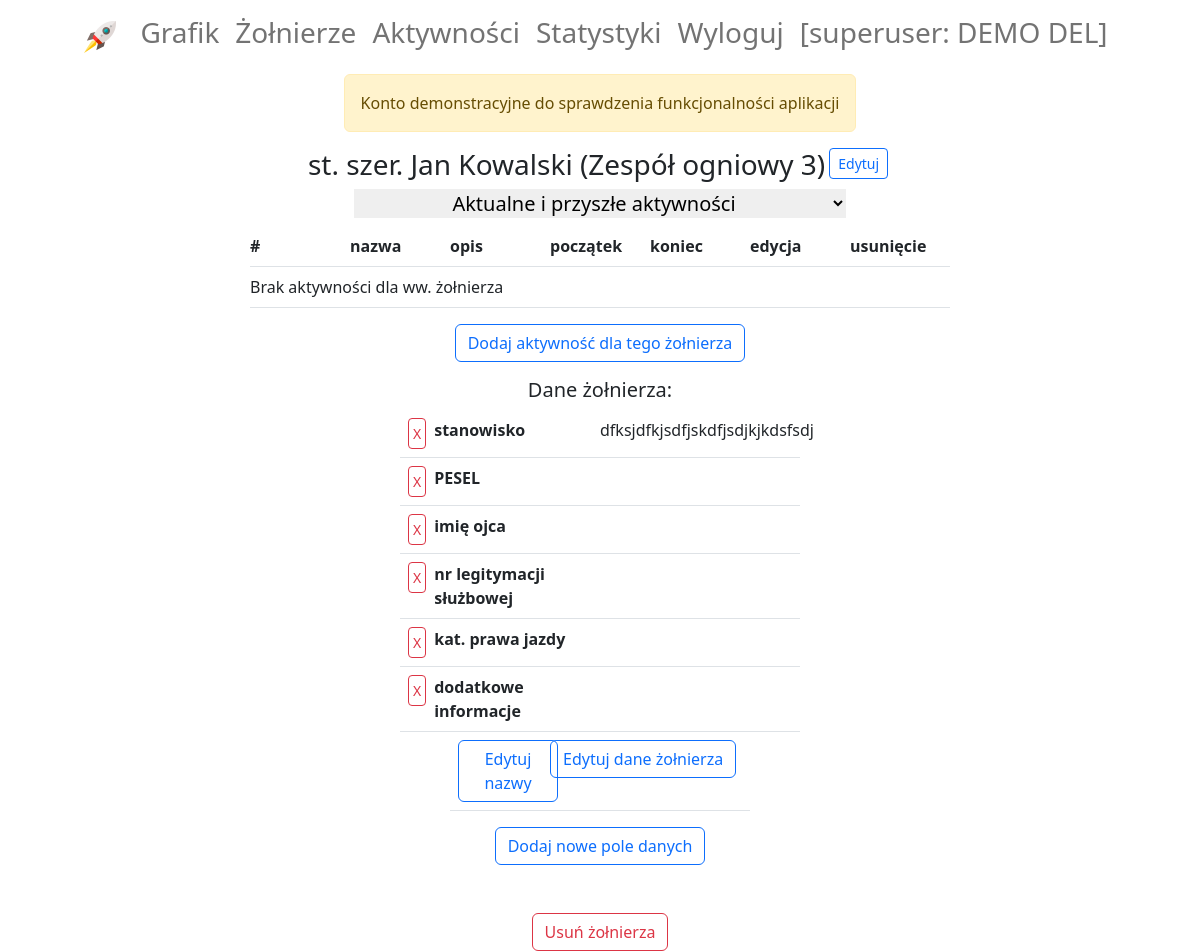
Page /soldier-detail/24/ (signed in) on the earlier database version.
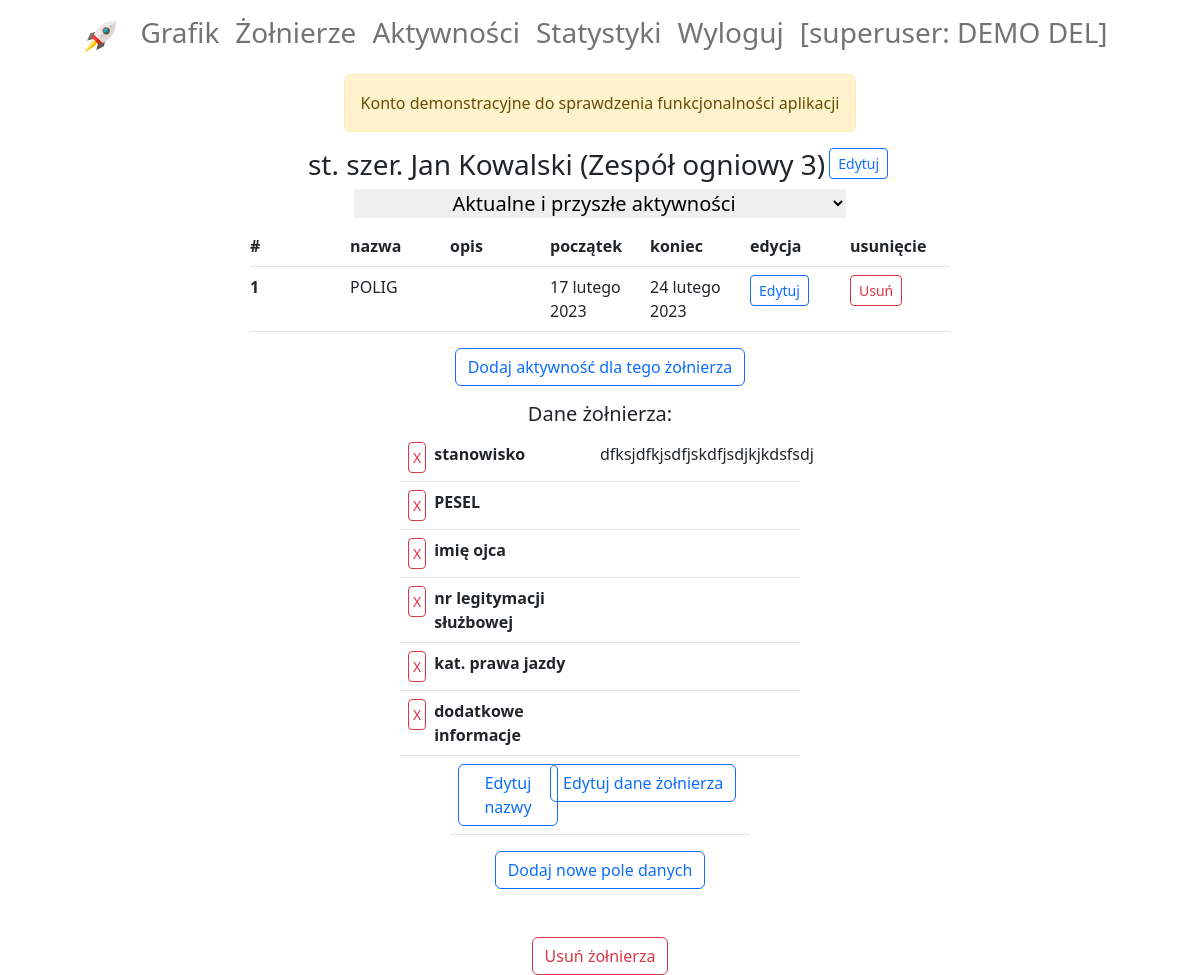
Same page on the later database version.
### diagram/models.py (models this page shows, shortened)
class SoldierInfo(models.Model):
    soldier = models.ForeignKey(Soldier, on_delete=models.CASCADE, verbose_name='żołnierz')
    name = models.CharField(max_length=20, verbose_name='nazwa')
    value = models.CharField(max_length=30, default='')
    demo = models.BooleanField(default=False)

class Activity(models.Model):
    soldier = models.ForeignKey(Soldier, on_delete=models.SET_NULL, null=True, blank=True, verbose_name='żołnierz')
    name = models.CharField(max_length=30, choices=sorted(ACTIVITY_NAMES, key=lambda x: x[1].lower()),
                            verbose_name='nazwa')
    description = models.CharField(max_length=200, default='', blank=True, verbose_name='opis')
    start_date = models.DateField(verbose_name='data rozpoczęcia')
    end_date = models.DateField(verbose_name='data zakończenia', blank=True)
    subdivision = models.ForeignKey(Subdivision, on_delete=models.SET_NULL, null=True, blank=True,
                                    verbose_name='pododdział')
    demo = models.BooleanField(default=False)

### diagram/views.py (the view)
# urls.py: path('soldier-detail/<int:pk>/', SoldierDetail.as_view(), name='soldier-detail'),
class SoldierDetail(LoginRequiredMixin, generic.DetailView):
    template_name = 'diagram/soldier_detail.html'
    def get_queryset(self):
        return Soldier.objects.filter(subdivision=self.request.user.subdivision)
    def get_context_data(self, **kwargs):
        activity_age = 'current'
        try:
            activity_age = self.request.GET['activity_age']
        except MultiValueDictKeyError:
            ...
        context = super(SoldierDetail, self).get_context_data(**kwargs)
        context['activities'] = get_soldier_activities(activity_age, soldier=self.get_object())
        soldier_fields = SoldierInfo.objects.filter(soldier=self.get_object())
        context['soldier_fields'] = []
        for soldier_field in soldier_fields:
            context['soldier_fields'].append(
                {'name': soldier_field.name, 'value': soldier_field.value, 'pk': soldier_field.pk})
        return context

### diagram/models.py (called while the page is built)
    def __str__(self):
        if len(self.name) < 35:
            return self.name
        else:
            return self.name[:30] + '[...]'

    def __str__(self):
        return f'{self.rank} {self.first_name} {self.last_name} ({self.subdivision})'

### diagram/templates/diagram/soldier_detail.html (shortened to what the changed rows need)
{% extends 'account/base.html' %}
{% load crispy_forms_filters %}
{% block content %}
    <div class="d-flex flex-column align-items-center">
        <table class="table">
            <thead>
            <tr class="d-flex justify-content-center">
                <th class="col col-md-1 px-0" scope="col">#</th>
                <th class="col col-md-1 px-0" scope="col">nazwa</th>
                <th class="col col-md-1 px-0" scope="col">opis</th>
                <th class="col col-md-1 px-0" scope="col">początek</th>
                <th class="col col-md-1 px-0" scope="col">koniec</th>
                <th class="col col-md-1 px-0" scope="col">edycja</th>
                <th class="col col-md-1 px-0" scope="col">usunięcie</th>
            </tr>
            </thead>
            <tbody>
            {% for activity in activities %}
                <tr class="d-flex justify-content-center">
                    <th class="col col-md-1 px-0" scope="row">{{ forloop.counter }}</th>
                    <td class="col col-md-1 px-0">{{ activity.name }}</td>
                    <td class="col col-md-1 px-0">{{ activity.description }}</td>
                    <td class="col col-md-1 px-0">{{ activity.start_date }}</td>
                    <td class="col col-md-1 px-0">{{ activity.end_date }}</td>
                    <td class="col col-md-1 px-0">
                        <a href="{% url 'activity-update-soldier-bound' activity.pk %}">
                            <button class="btn btn-outline-primary btn-sm">Edytuj</button>
                        </a>
                    </td>
                    <td class="col col-md-1 px-0">
                        <a href="{% url 'activity-delete' activity.pk %}">
                            <button class="btn btn-outline-danger btn-sm">Usuń</button>
                        </a>
                    </td>
                </tr>
            {% empty %}
                <tr class="d-flex justify-content-center">
                    <td class="col col-md-7 px-0">Brak aktywności dla ww. żołnierza</td>
                </tr>
            {% endfor %}
            </tbody>
        </table>
        <table class="table">
            <tbody>
            {% for field in soldier_fields %}
                <tr class="d-flex justify-content-center">
                    <th class="col col-md-2 px-0 d-flex" scope="row">
                        <a class="mx-2" href="{% url 'soldier-info-delete'  field.pk %}">
                            <button class="btn btn-outline-danger btn-sm p-1">X</button>
                        </a>
                        {{ field.name }}
                    </th>
                    <td class="col col-md-2 px-0">{{ field.value|default_if_none:'' }}</td>
                </tr>
            {% endfor %}
            </tbody>
        </table>
    </div>
{% endblock %}

Differences in the rows shown:
added Activity: name "POLIG", start_date "17 lutego 2023", end_date "24 lutego 2023"
Other differences:
text no longer shown: "Brak aktywności dla ww. żołnierza"
